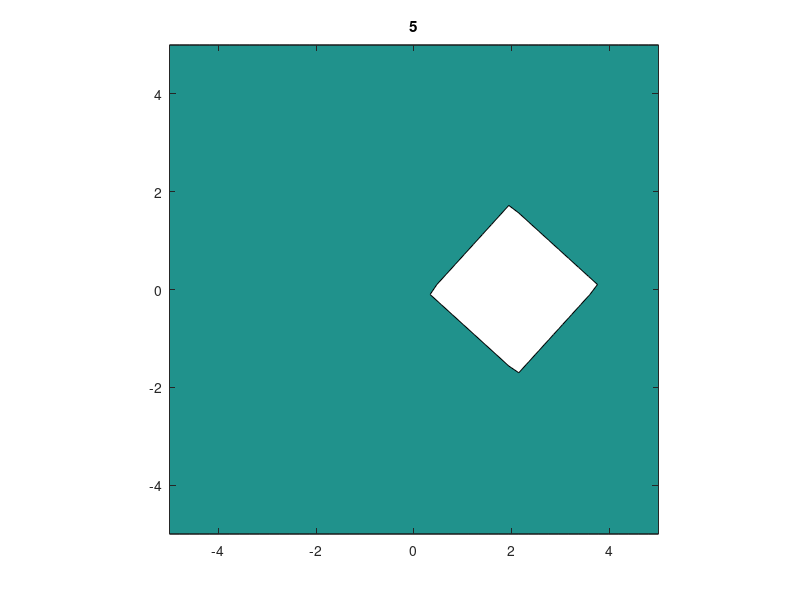

Reproduce this figure in MATLAB.
v = dlmread('levelset.txt');
N = sqrt(length(v));

x = linspace(-5, 5, N);
[X, Y] = meshgrid(x, x);

figure
i = 5;

% for i = 0:500
% z = dlmread(['../results/datatest/' int2str(i)]);
z = dlmread('levelset.txt');
z = reshape(z, N, N)'
clf;
contourf(X, Y, z, [-0 0]);
title(int2str(i));
axis([-5 5 -5 5], 'square');
set(gcf, 'Renderer', 'OpenGL');
set(gcf, 'Position', [0 0 800 601]);
% axis equal tight
% pause(1.0/60)
% print( ["animation/" int2str(i) ".png" ])
% saveas(gcf, ['animation/' int2str(i) '.png'])
% end

% im = imread ("animation.pdf", "Index", "all");
% imwrite (im, "animation.gif", "DelayTime", .5)
